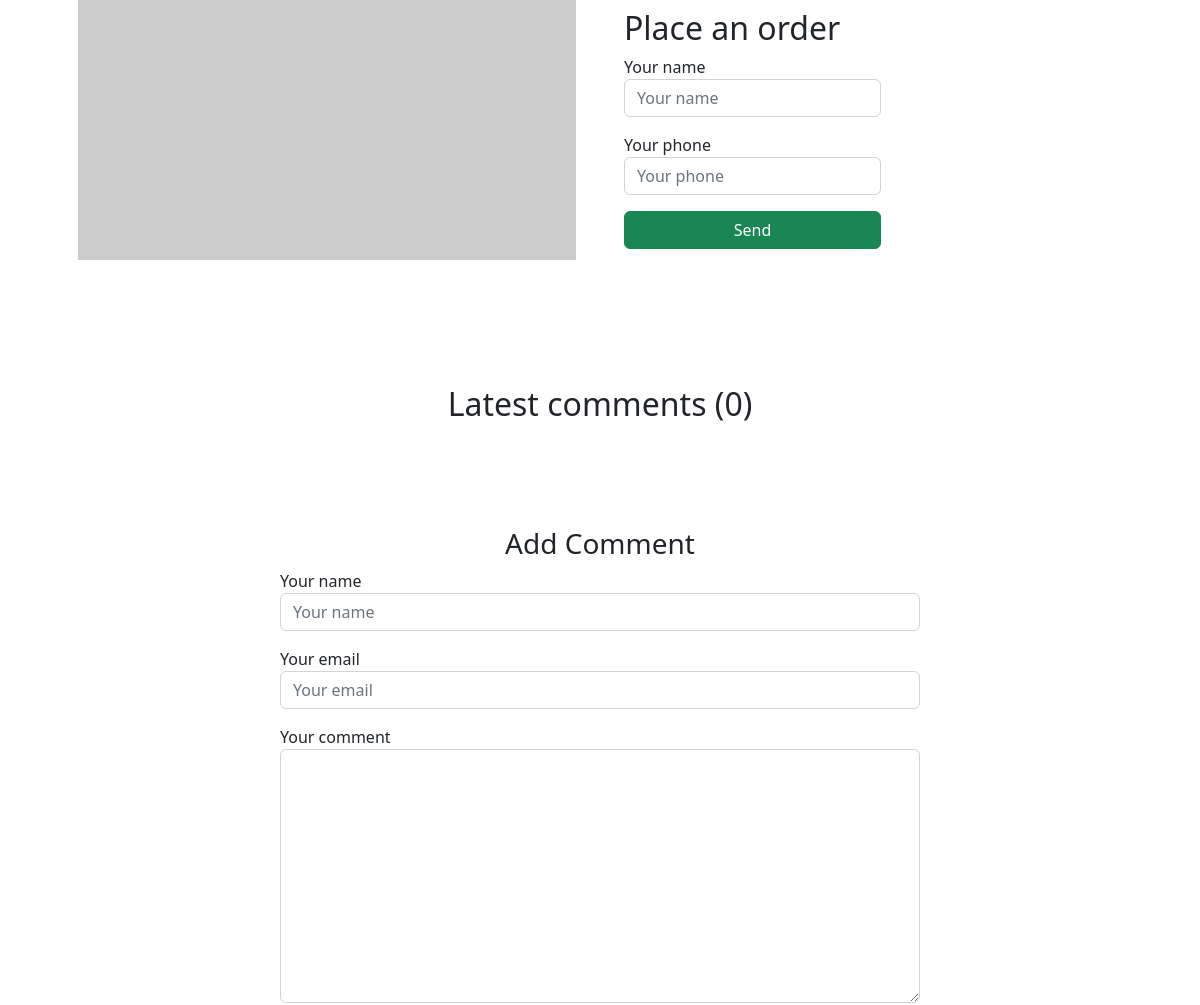
Page /shop/product/product1 (middle part) on the earlier database version.
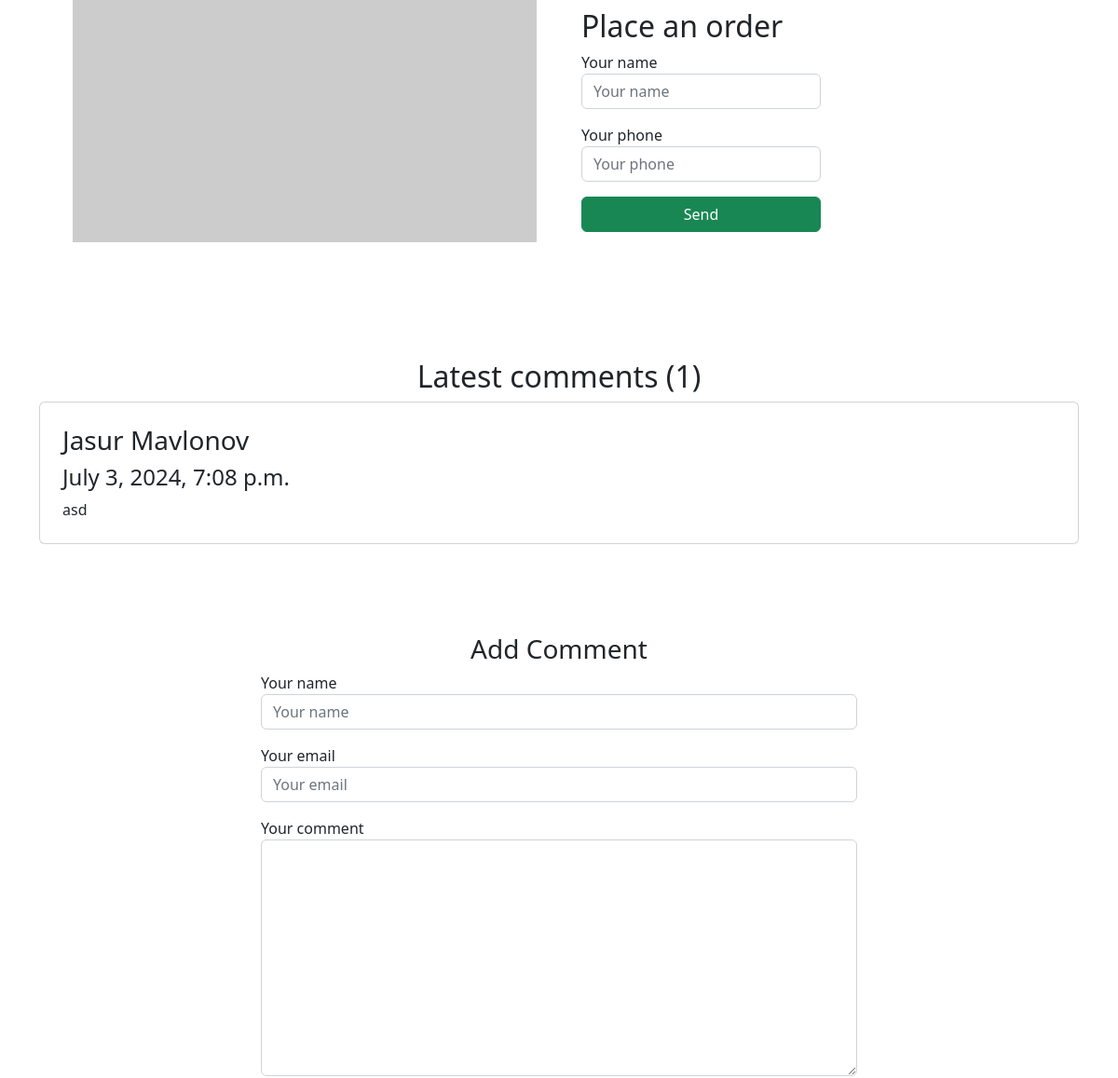
Same page on the later database version.
### shop/models.py (models this page shows)
class BaseModel(models.Model):
    created_at = models.DateTimeField(auto_now_add=True)
    updated_at = models.DateTimeField(auto_now=True)
    class Meta:
        abstract = True

class Comment(BaseModel):
    name = models.CharField(max_length=50, null=True, blank=True)
    email = models.EmailField()
    body = models.TextField()
    is_possible = models.BooleanField(default=False)
    product = models.ForeignKey('Product', on_delete=models.CASCADE, related_name='comments')

### shop/views.py (the view)
# urls.py: path('product/<slug:slug>', product_detail, name='product_detail'),
def product_detail(request, slug):
    product = Product.objects.get(slug=slug)
    category = product.category
    related_products = Product.objects.filter(category=category).exclude(slug=slug)
    comments = product.comments.filter(is_possible=True)
    context = {
        'product': product,
        'comments': comments
    }
    return render(request, 'shop/detail.html', context)

### shop/templates/shop/detail.html (shortened to what this page needs)
{% load static %}
<!DOCTYPE html>
<html lang="en">
<head>
    <link href="https://cdn.jsdelivr.net/npm/bootstrap-icons@1.5.0/font/bootstrap-icons.css" rel="stylesheet"/>
    <link href="{% static 'shop/css/styles.css' %}" rel="stylesheet"/>
</head>
<body>
<section class="py-5">
    <div class="container px-4 px-lg-5 my-5">
        <div class="row gx-4 gx-lg-5 align-items-center">
            <div class="col-md-6"><img class="card-img-top mb-5 mb-md-0"
                                       src="https://dummyimage.com/600x700/dee2e6/6c757d.jpg" alt="..."/></div>
            <div class="col-md-6">
                <div class="d-flex">
                    <form>
                        <div class="form-group">
                            <h2>Place an order</h2>
                        </div>
                        <div class="form-group mb-3">
                            <label for="formGroupExampleInput">Your name</label>
                            <input type="text" class="form-control" placeholder="Your name">
                        </div>
                        <div class="form-group mb-3">
                            <label for="formGroupExampleInput2">Your phone</label>
                            <input type="text" class="form-control" placeholder="Your phone">
                        </div>
                        <div class="form-group mb-3">
                            <input type="text" class="btn btn-success" value="Send">
                        </div>
                    </form>
                </div>
            </div>
        </div>
    </div>
</section>
<div class="container mt-4 mb-4">
    <div class="row">
        <div class="col-12">
            <div class="text-center">
                <h2>Latest comments ({{ comments.count }})</h2>
            </div>
            {% for comment in comments %}
                <div class="media card p-4 mt-2">
                    <div class="media-body">
                        <h3 class="mt-0">{{ comment.name }}</h3>
                        <h4>{{ comment.created_at }}</h4>
                        {{ comment.body }}
                    </div>
                </div>
            {% endfor %}
        </div>
        <div class="col-8 offset-2 mt-5">
            <div class=" p-5">
                <div class="text-center">
                    <h3>Add Comment</h3>
                </div>
                <form method="post" action="{% url 'add_comment' product.slug %}">
                    <div class="form-group mb-3">
                        <label for="formGroupExampleInput">Your name</label>
                        <input type="text" class="form-control" name="name" placeholder="Your name">
                    </div>
                    <div class="form-group mb-3">
                        <label for="formGroupExampleInput2">Your email</label>
                        <input type="text" class="form-control" name="email" placeholder="Your email">
                    </div>
                    <div class="form-group mb-3">
                        <label for="formGroupExampleInput2">Your comment</label>
                        <textarea name="body" class="form-control" id="" cols="30" rows="10"></textarea>
                    </div>
                </form>
            </div>
        </div>
    </div>
</div>
</body>
</html>

Differences in the rows shown:
added Comment: name "Jasur Mavlonov", created_at "July 3, 2024, 7:08 p.m.", body "asd"
Other differences:
{{ comments.count }}: "0" → "1"
